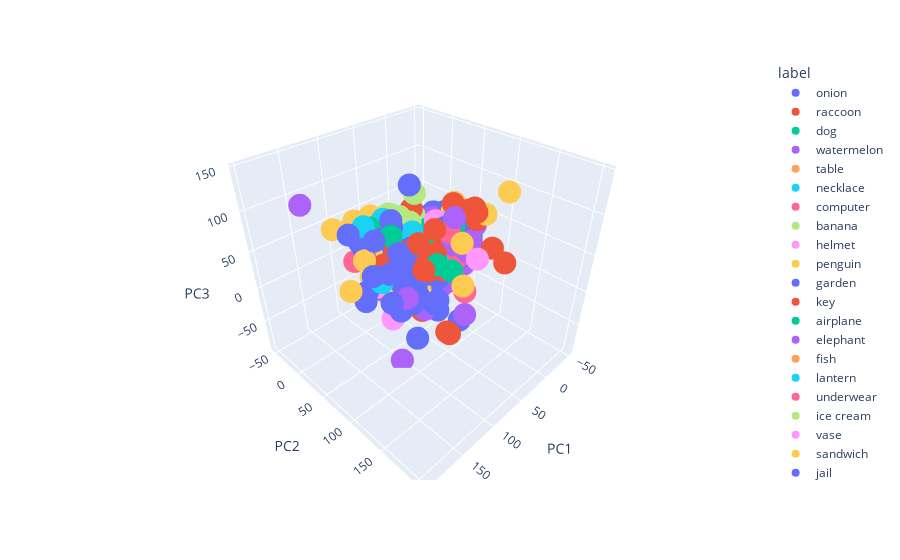

Notebook cell for this chart:
### Code cell
df_pca = pd.DataFrame(X, columns=['PC1', 'PC2', 'PC3'])
df_pca['label'] = flattened_data['train']['label']
fig = px.scatter_3d(df_pca, x='PC1', y='PC2', z='PC3', color='label')
fig.show()

### Figure 1 — Plotly figure (JSON) as saved in the notebook; plotly's stock layout.template omitted (floating-point values rounded to 4 significant figures; data arrays with more than 128 entries replaced by an {"elided": "..."} marker saying what was removed)
{"data": [{"hovertemplate": "label=onion<br>PC1=%{x}<br>PC2=%{y}<br>PC3=%{z}<extra></extra>", "legendgroup": "onion", "marker": {"color": "#636efa", "symbol": "circle"}, "mode": "markers", "name": "onion", "scene": "scene", "showlegend": true, "type": "scatter3d", "x": {"elided": "140 float values"}, "y": {"elided": "140 float values"}, "z": {"elided": "140 float values"}}, {"hovertemplate": "label=raccoon<br>PC1=%{x}<br>PC2=%{y}<br>PC3=%{z}<extra></extra>", "legendgroup": "raccoon", "marker": {"color": "#EF553B", "symbol": "circle"}, "mode": "markers", "name": "raccoon", "scene": "scene", "showlegend": true, "type": "scatter3d", "x": [-20.7, 27.33, -17.54, -38.98, -37.96, 78.29, -24.27, -10.65, 9.068, -22.65, -35.31, -9.348, 46.87, -22.05, 2.992, -14.19, -30.79, 54.01, -33.04, 37.75, -46.36, -42.22, 8.999, 76.09, -27.22, -19.31, 15.65, -33.44, 31.25, -27.01, -32.94, -8.069, 13.0, -22.94, 82.26, 26.91, -27.28, -29.18, -26.22, -25.5, -21.83, -37.31, 11.14, 47.22, -31.16, 27.58, -28.69, -36.88, 11.09, 45.91, 43.76, 20.05, 33.42, 38.69, 40.92, 63.48, 28.46, 16.09, -37.76, -33.37, 42.73, 7.854, 90.73, 13.41, -18.89, 55.0, -30.01, 7.273, -21.01, -45.51, 34.4, 57.58, 36.91, 36.41, 19.27, -41.03, 20.47, 14.6, -11.56, -26.91, -41.8, 4.385, -20.77, 71.29, -40.85, 41.99, -36.94, -10.13, -34.27, 29.95, -16.93, 6.284, 3.724, -5.768, -41.0, 3.538, 49.11, -35.9, -17.99, -29.08, -38.33, 144.4, 38.0, -35.42, -3.095, -22.9, 15.64, -18.91, -39.21, 13.75, -41.25, 66.81, 26.22, -8.348, 50.39, 37.72, -35.22, -23.06, -22.96, 36.55, -26.12, 28.38, 9.228, -32.69, -21.87, -35.28], "y": [75.73, 34.4, 30.93, 27.12, 49.57, 39.04, 8.751, 31.47, 32.87, 33.81, 25.17, 19.54, 166.8, 24.1, 49.7, 42.38, 49.93, 4.973, -10.34, 24.06, 2.635, 23.43, 55.08, 82.12, 23.79, 41.62, 29.13, 30.32, 21.02, 20.17, 15.2, 22.76, 55.92, 22.14, 79.99, 50.04, 40.75, 16.82, 12.39, 9.728, 38.91, 48.47, -3.159, 68.3, 0.9501, 67.23, 26.87, 11.55, 9.592, 53.87, -1.313, 30.89, 10.2, 40.36, 12.82, 52.84, -22.14, 0.7332, 17.97, 4.294, 68.17, 41.85, 31.67, 15.81, 24.97, -17.39, 50.02, -4.102, 21.18, 19.39, 28.21, 70.43, 14.5, 27.92, 9.701, -5.997, 31.48, 98.87, 28.91, -2.701, 1.341, 94.15, 33.2, 119.2, -3.914, 22.85, 22.79, 45.87, 7.898, 30.65, 48.26, 37.5, 39.59, 42.66, 10.36, 35.01, -5.49, -3.24, 20.12, 42.97, 32.62, 178.9, -8.968, -7.272, 16.78, 26.6, 33.1, 13.78, 1.884, 45.2, 4.719, -1.517, 52.89, 110.7, 18.67, 33.1, 15.92, 12.96, 27.88, 60.41, 26.74, 43.89, 59.04, 5.861, 15.83, 34.5], "z": [54.28, -21.32, -15.33, 8.169, -12.51, 40.5, 0.5807, 17.39, -8.653, 34.04, 44.49, 15.86, 68.49, -1.09, 12.11, 36.77, 46.01, 32.48, 4.265, 17.19, 5.656, 11.91, 32.88, 31.69, 18.33, -25.0, 14.98, 20.81, -29.95, 16.67, 5.868, 5.406, 24.06, 5.803, 68.25, -11.71, 33.41, 1.561, -2.367, 12.18, 5.553, 50.11, 3.193, 23.76, 23.08, 0.4564, 41.72, 10.5, -4.525, 26.1, 34.62, -16.59, 21.05, -15.75, 12.02, -5.965, 19.86, 54.23, 24.88, 16.12, 31.39, 3.735, 21.53, -32.68, -10.94, 1.687, 29.84, -16.53, 0.2712, 19.42, -34.65, 15.35, 4.529, -19.12, -29.21, 6.856, 4.865, 92.25, 6.218, 18.43, 8.489, 80.82, -4.873, -41.27, 5.827, 27.74, 19.23, -8.025, 4.34, -19.47, 52.97, -31.56, 13.77, 15.59, 19.4, -13.92, 24.35, 14.12, 17.46, 47.89, 37.46, 46.67, 15.87, 9.363, 14.19, 15.6, 17.25, 16.12, 9.687, 8.78, 16.35, 2.156, 6.031, 35.32, -34.93, -19.04, 2.67, 18.14, -1.141, 58.19, 13.11, -19.44, 18.53, 1.684, 20.48, 48.94]}, {"hovertemplate": "label=dog<br>PC1=%{x}<br>PC2=%{y}<br>PC3=%{z}<extra></extra>", "legendgroup": "dog", "marker": {"color": "#00cc96", "symbol": "circle"}, "mode": "markers", "name": "dog", "scene": "scene", "showlegend": true, "type": "scatter3d", "x": {"elided": "144 float values"}, "y": {"elided": "144 float values"}, "z": {"elided": "144 float values"}}, {"hovertemplate": "label=watermelon<br>PC1=%{x}<br>PC2=%{y}<br>PC3=%{z}<extra></extra>", "legendgroup": "watermelon", "marker": {"color": "#ab63fa", "symbol": "circle"}, "mode": "markers", "name": "watermelon", "scene": "scene", "showlegend": true, "type": "scatter3d", "x": {"elided": "144 float values"}, "y": {"elided": "144 float values"}, "z": {"elided": "144 float values"}}, {"hovertemplate": "label=table<br>PC1=%{x}<br>PC2=%{y}<br>PC3=%{z}<extra></extra>", "legendgroup": "table", "marker": {"color": "#FFA15A", "symbol": "circle"}, "mode": "markers", "name": "table", "scene": "scene", "showlegend": true, "type": "scatter3d", "x": {"elided": "144 float values"}, "y": {"elided": "144 float values"}, "z": {"elided": "144 float values"}}, {"hovertemplate": "label=necklace<br>PC1=%{x}<br>PC2=%{y}<br>PC3=%{z}<extra></extra>", "legendgroup": "necklace", "marker": {"color": "#19d3f3", "symbol": "circle"}, "mode": "markers", "name": "necklace", "scene": "scene", "showlegend": true, "type": "scatter3d", "x": {"elided": "141 float values"}, "y": {"elided": "141 float values"}, "z": {"elided": "141 float values"}}, {"hovertemplate": "label=computer<br>PC1=%{x}<br>PC2=%{y}<br>PC3=%{z}<extra></extra>", "legendgroup": "computer", "marker": {"color": "#FF6692", "symbol": "circle"}, "mode": "markers", "name": "computer", "scene": "scene", "showlegend": true, "type": "scatter3d", "x": {"elided": "138 float values"}, "y": {"elided": "138 float values"}, "z": {"elided": "138 float values"}}, {"hovertemplate": "label=banana<br>PC1=%{x}<br>PC2=%{y}<br>PC3=%{z}<extra></extra>", "legendgroup": "banana", "marker": {"color": "#B6E880", "symbol": "circle"}, "mode": "markers", "name": "banana", "scene": "scene", "showlegend": true, "type": "scatter3d", "x": {"elided": "141 float values"}, "y": {"elided": "141 float values"}, "z": {"elided": "141 float values"}}, {"hovertemplate": "label=helmet<br>PC1=%{x}<br>PC2=%{y}<br>PC3=%{z}<extra></extra>", "legendgroup": "helmet", "marker": {"color": "#FF97FF", "symbol": "circle"}, "mode": "markers", "name": "helmet", "scene": "scene", "showlegend": true, "type": "scatter3d", "x": {"elided": "140 float values"}, "y": {"elided": "140 float values"}, "z": {"elided": "140 float values"}}, {"hovertemplate": "label=penguin<br>PC1=%{x}<br>PC2=%{y}<br>PC3=%{z}<extra></extra>", "legendgroup": "penguin", "marker": {"color": "#FECB52", "symbol": "circle"}, "mode": "markers", "name": "penguin", "scene": "scene", "showlegend": true, "type": "scatter3d", "x": {"elided": "135 float values"}, "y": {"elided": "135 float values"}, "z": {"elided": "135 float values"}}, {"hovertemplate": "label=garden<br>PC1=%{x}<br>PC2=%{y}<br>PC3=%{z}<extra></extra>", "legendgroup": "garden", "marker": {"color": "#636efa", "symbol": "circle"}, "mode": "markers", "name": "garden", "scene": "scene", "showlegend": true, "type": "scatter3d", "x": [-4.962, -9.742, 0.08022, -4.457, -23.86, -26.06, 36.51, -18.13, -25.34, 27.57, -26.27, -0.2351, -34.1, -34.23, -30.29, -35.33, -28.5, -19.5, -24.69, -2.097, 5.251, -36.96, -19.57, 75.06, -25.7, -32.84, 13.48, -24.83, -29.65, -24.53, -25.8, -21.84, -5.107, -15.2, 21.0, -30.95, -27.78, -16.33, -23.76, -24.49, -28.58, -31.26, 21.3, -37.94, -33.83, -32.96, -27.93, -27.66, -30.42, -2.956, -25.12, -31.91, -16.22, 27.69, -38.84, -20.42, -30.5, -30.55, -34.75, -20.39, -24.56, -19.65, -24.93, -2.25, -29.75, 67.79, -26.51, -4.431, -9.01, -10.68, -16.93, -26.78, -14.51, -9.71, -18.99, -30.2, -27.5, -37.43, -34.72, -31.49, -27.54, 20.41, -24.68, -36.76, 93.94, -31.68, -30.22, -26.14, -25.43, 5.851, -25.57, -30.19, -24.81, 0.741, -36.28, -12.58, -27.8, -21.14, -30.51, -32.78, -5.304, -26.09, 12.5, -20.53, -10.32, -30.57, -27.84, -19.98, -27.65, -23.87, -32.72, -21.67, -19.29, -3.641, 1.521, 30.3, -18.41, 3.102, -28.52, -14.98, -20.88, 47.4, -15.95, -43.55, -12.75], "y": [38.62, 13.13, 35.96, -2.018, 37.53, -23.55, 12.45, 0.9787, 32.32, 31.05, -27.02, 31.51, 29.13, -21.73, -14.79, -11.41, 1.835, 53.85, -12.9, 28.56, -16.42, 13.0, -12.37, -33.96, -18.06, -3.552, 4.069, -0.3351, 0.4825, -17.42, -23.02, 2.676, 1.772, 28.6, 36.11, 25.18, 4.807, 10.29, 4.728, -20.93, 2.447, -10.96, 36.22, 2.324, -0.2093, -11.12, 2.685, -28.59, 3.231, 30.29, -20.46, 41.49, -7.923, 58.47, 0.9988, 14.88, -0.3282, -25.41, -0.431, 41.02, 15.98, 47.37, 9.614, 12.13, -20.1, 39.48, -2.222, 57.8, 23.27, 66.26, 17.72, -28.58, 4.975, 1.861, 22.4, -17.07, -22.6, 10.51, 1.794, -10.09, -27.81, 38.29, 2.793, 5.469, -3.261, -2.666, -25.7, -26.14, 6.558, 43.78, -3.777, -24.57, -19.33, 3.832, 20.06, 41.8, -19.04, -15.35, -9.165, 59.78, -13.41, -4.511, 38.42, 11.87, 1.649, 29.64, -31.74, 20.19, 22.21, 31.32, 8.909, -13.17, 3.157, 21.42, -3.985, 19.07, 13.87, 2.704, 0.5645, 33.78, 18.1, 60.1, 5.572, 10.18, 25.4], "z": [34.68, 9.444, 32.13, 19.2, 21.5, 9.376, -5.603, 16.59, 15.2, 1.592, -1.973, 23.85, 32.19, 2.325, 6.906, 3.579, 15.23, 11.83, 22.15, -18.93, -2.139, 23.92, 14.49, 20.69, 12.9, 15.97, 9.905, 23.55, 8.024, 15.67, 7.405, 7.439, -8.669, 18.39, 13.64, -4.035, 18.42, 22.41, 17.53, 6.224, 20.14, 14.59, -19.72, -5.865, 3.841, 3.863, 24.01, 1.133, 8.714, 13.24, 6.199, 13.8, 19.26, -16.95, 9.749, 29.92, 19.47, 2.002, 3.027, 27.02, 33.73, 23.82, -1.625, 9.69, -5.107, 2.98, 32.43, 9.22, -5.778, 3.222, 5.518, -3.439, 24.46, 10.82, -0.2551, -3.699, 9.697, 7.814, 10.37, 5.168, 0.6203, -33.54, 25.1, 23.78, -50.76, 13.64, 4.365, 7.14, 1.35, 0.5007, 20.16, 3.915, 9.131, -1.661, 16.59, 9.973, -1.389, 7.43, 9.173, 42.61, 14.35, 15.79, 23.21, 28.45, -12.99, 25.02, -0.8966, 9.856, 1.383, 35.46, 11.14, 12.37, 5.283, -15.56, -10.09, 0.7788, 17.26, 9.567, 17.76, -0.9496, 7.804, 3.426, 17.86, 1.797, -3.354]}, {"hovertemplate": "label=key<br>PC1=%{x}<br>PC2=%{y}<br>PC3=%{z}<extra></extra>", "legendgroup": "key", "marker": {"color": "#EF553B", "symbol": "circle"}, "mode": "markers", "name": "key", "scene": "scene", "showlegend": true, "type": "scatter3d", "x": {"elided": "130 float values"}, "y": {"elided": "130 float values"}, "z": {"elided": "130 float values"}}, {"hovertemplate": "label=airplane<br>PC1=%{x}<br>PC2=%{y}<br>PC3=%{z}<extra></extra>", "legendgroup": "airplane", "marker": {"color": "#00cc96", "symbol": "circle"}, "mode": "markers", "name": "airplane", "scene": "scene", "showlegend": true, "type": "scatter3d", "x": {"elided": "138 float values"}, "y": {"elided": "138 float values"}, "z": {"elided": "138 float values"}}, {"hovertemplate": "label=elephant<br>PC1=%{x}<br>PC2=%{y}<br>PC3=%{z}<extra></extra>", "legendgroup": "elephant", "marker": {"color": "#ab63fa", "symbol": "circle"}, "mode": "markers", "name": "elephant", "scene": "scene", "showlegend": true, "type": "scatter3d", "x": {"elided": "131 float values"}, "y": {"elided": "131 float values"}, "z": {"elided": "131 float values"}}, {"hovertemplate": "label=fish<br>PC1=%{x}<br>PC2=%{y}<br>PC3=%{z}<extra></extra>", "legendgroup": "fish", "marker": {"color": "#FFA15A", "symbol": "circle"}, "mode": "markers", "name": "fish", "scene": "scene", "showlegend": true, "type": "scatter3d", "x": {"elided": "145 float values"}, "y": {"elided": "145 float values"}, "z": {"elided": "145 float values"}}, {"hovertemplate": "label=lantern<br>PC1=%{x}<br>PC2=%{y}<br>PC3=%{z}<extra></extra>", "legendgroup": "lantern", "marker": {"color": "#19d3f3", "symbol": "circle"}, "mode": "markers", "name": "lantern", "scene": "scene", "showlegend": true, "type": "scatter3d", "x": [36.04, 54.27, 48.45, -17.63, 41.61, 43.34, 33.28, 26.02, 70.41, 29.27, 49.95, -0.1009, 25.89, 1.119, -27.19, 49.18, -20.56, 17.51, -5.191, 31.0, 32.58, 43.73, 37.09, 44.59, 26.44, 64.36, 28.48, 59.8, 67.82, 32.11, 66.95, -9.362, 21.57, 33.51, 27.88, 31.65, 24.13, 29.7, 65.29, 37.38, 29.76, 44.47, 46.76, 26.2, 52.45, 41.8, -5.216, 25.59, 46.65, 40.86, 24.06, 39.76, -0.6961, 43.46, 53.0, 8.886, 20.39, 47.27, 35.19, 12.3, 44.18, 37.07, 43.47, 38.19, 20.07, 30.64, -18.61, 36.35, 49.3, 100.1, 34.67, -13.88, 25.45, 39.65, 18.08, 47.46, 39.68, 49.12, 30.92, 44.32, 37.8, 21.41, 42.18, 9.879, 34.03, 6.641, 59.89, 41.91, 42.92, 31.46, 27.82, 22.77, 32.89, 39.68, 58.94, 71.89, 57.78, -10.46, 20.57, 37.95, 33.74, 29.17, 26.24, 26.4, 61.41, 31.25, 32.81, 40.23, 24.3, 34.57, 41.64, 35.38, 29.96, 41.88, 31.81, 33.38, 16.12, 0.545, 37.83, 26.95, 55.94, 35.77, 30.67, 26.76, 89.11], "y": [-31.02, -48.88, -32.99, 31.48, -31.55, -14.87, -29.85, -19.4, 19.58, -19.75, -29.45, 15.1, -22.43, -10.81, -1.898, -16.64, -3.869, -42.61, -13.96, -34.46, -25.68, -27.37, -28.76, -40.95, -20.12, -18.71, -12.86, -17.89, -15.19, -25.55, -8.977, -13.4, -38.43, -27.37, -15.42, -29.11, 19.03, -26.38, -23.36, -37.7, -16.55, -15.36, -20.19, -11.55, -43.65, -30.95, 22.99, -9.321, -16.54, -27.24, -26.58, -9.709, 19.52, -35.25, 48.39, 0.6528, 68.29, -26.84, -21.62, 17.88, -3.304, -32.32, -25.65, -6.678, -41.85, -35.78, 3.726, 31.91, -20.47, 37.83, -28.26, 29.87, -26.71, -20.69, -17.46, -47.63, 26.39, 33.22, -39.1, -18.67, -3.671, -19.64, -49.6, -17.11, -33.98, 14.07, -2.919, -29.66, -12.32, -41.95, -23.3, -33.16, -38.26, -22.92, -33.41, -5.368, -26.98, 21.31, -28.01, -19.96, -37.28, -30.02, -33.68, -36.24, 4.213, -19.95, -26.19, -34.5, 39.61, -14.92, -33.22, 12.44, -40.3, -26.79, -14.42, 1.769, -23.51, -1.657, -12.7, -42.27, -36.91, -28.34, -38.94, -30.27, -3.74], "z": [11.23, 20.21, 18.68, 35.14, 7.517, 0.639, 14.86, 7.252, 11.94, 8.926, 30.24, 22.64, 25.64, 23.39, 7.751, 22.82, 1.322, 5.592, 20.59, 11.76, 18.92, 27.5, 7.1, 8.196, 28.04, 19.69, 21.89, 12.77, 29.55, 17.13, -6.241, 17.05, 13.94, 7.612, 26.72, 23.74, 0.3057, 7.209, 44.87, 15.95, 23.95, 24.42, 32.88, 24.65, 21.43, 19.0, 24.12, -23.29, 15.02, 9.438, 22.82, 32.31, 11.07, 14.52, -30.95, 8.357, 14.91, 16.36, 27.23, -13.13, 16.89, 23.05, 24.75, -4.246, 9.189, 19.25, 6.941, 12.85, 28.9, 4.178, 23.05, -8.224, 18.52, 27.43, 18.93, 13.29, 41.86, -17.89, 5.383, -2.834, 0.8283, 29.42, 14.59, 21.9, 18.52, 1.378, 55.6, 21.56, 6.307, 14.22, 8.155, 15.14, 18.08, 31.1, 24.84, -8.047, 20.39, 19.01, -11.37, -8.742, 17.82, 30.09, 16.7, 18.32, -3.383, 28.2, 17.35, 18.89, -6.788, 21.16, 21.79, -18.01, 17.74, 20.56, 19.65, 18.3, 18.48, 24.35, 11.39, 18.57, 14.13, 6.161, 14.61, 12.51, 57.11]}, {"hovertemplate": "label=underwear<br>PC1=%{x}<br>PC2=%{y}<br>PC3=%{z}<extra></extra>", "legendgroup": "underwear", "marker": {"color": "#FF6692", "symbol": "circle"}, "mode": "markers", "name": "underwear", "scene": "scene", "showlegend": true, "type": "scatter3d", "x": {"elided": "141 float values"}, "y": {"elided": "141 float values"}, "z": {"elided": "141 float values"}}, {"hovertemplate": "label=ice cream<br>PC1=%{x}<br>PC2=%{y}<br>PC3=%{z}<extra></extra>", "legendgroup": "ice cream", "marker": {"color": "#B6E880", "symbol": "circle"}, "mode": "markers", "name": "ice cream", "scene": "scene", "showlegend": true, "type": "scatter3d", "x": {"elided": "148 float values"}, "y": {"elided": "148 float values"}, "z": {"elided": "148 float values"}}, {"hovertemplate": "label=vase<br>PC1=%{x}<br>PC2=%{y}<br>PC3=%{z}<extra></extra>", "legendgroup": "vase", "marker": {"color": "#FF97FF", "symbol": "circle"}, "mode": "markers", "name": "vase", "scene": "scene", "showlegend": true, "type": "scatter3d", "x": {"elided": "147 float values"}, "y": {"elided": "147 float values"}, "z": {"elided": "147 float values"}}, {"hovertemplate": "label=sandwich<br>PC1=%{x}<br>PC2=%{y}<br>PC3=%{z}<extra></extra>", "legendgroup": "sandwich", "marker": {"color": "#FECB52", "symbol": "circle"}, "mode": "markers", "name": "sandwich", "scene": "scene", "showlegend": true, "type": "scatter3d", "x": {"elided": "137 float values"}, "y": {"elided": "137 float values"}, "z": {"elided": "137 float values"}}, {"hovertemplate": "label=jail<br>PC1=%{x}<br>PC2=%{y}<br>PC3=%{z}<extra></extra>", "legendgroup": "jail", "marker": {"color": "#636efa", "symbol": "circle"}, "mode": "markers", "name": "jail", "scene": "scene", "showlegend": true, "type": "scatter3d", "x": {"elided": "145 float values"}, "y": {"elided": "145 float values"}, "z": {"elided": "145 float values"}}, {"hovertemplate": "label=yoga<br>PC1=%{x}<br>PC2=%{y}<br>PC3=%{z}<extra></extra>", "legendgroup": "yoga", "marker": {"color": "#EF553B", "symbol": "circle"}, "mode": "markers", "name": "yoga", "scene": "scene", "showlegend": true, "type": "scatter3d", "x": {"elided": "132 float values"}, "y": {"elided": "132 float values"}, "z": {"elided": "132 float values"}}, {"hovertemplate": "label=zigzag<br>PC1=%{x}<br>PC2=%{y}<br>PC3=%{z}<extra></extra>", "legendgroup": "zigzag", "marker": {"color": "#00cc96", "symbol": "circle"}, "mode": "markers", "name": "zigzag", "scene": "scene", "showlegend": true, "type": "scatter3d", "x": {"elided": "147 float values"}, "y": {"elided": "147 float values"}, "z": {"elided": "147 float values"}}, {"hovertemplate": "label=motorbike<br>PC1=%{x}<br>PC2=%{y}<br>PC3=%{z}<extra></extra>", "legendgroup": "motorbike", "marker": {"color": "#ab63fa", "symbol": "circle"}, "mode": "markers", "name": "motorbike", "scene": "scene", "showlegend": true, "type": "scatter3d", "x": {"elided": "131 float values"}, "y": {"elided": "131 float values"}, "z": {"elided": "131 float values"}}], "layout": {"legend": {"title": {"text": "label"}, "tracegroupgap": 0}, "margin": {"t": 60}, "scene": {"domain": {"x": [0, 1], "y": [0, 1]}, "xaxis": {"title": {"text": "PC1"}}, "yaxis": {"title": {"text": "PC2"}}, "zaxis": {"title": {"text": "PC3"}}}}}
